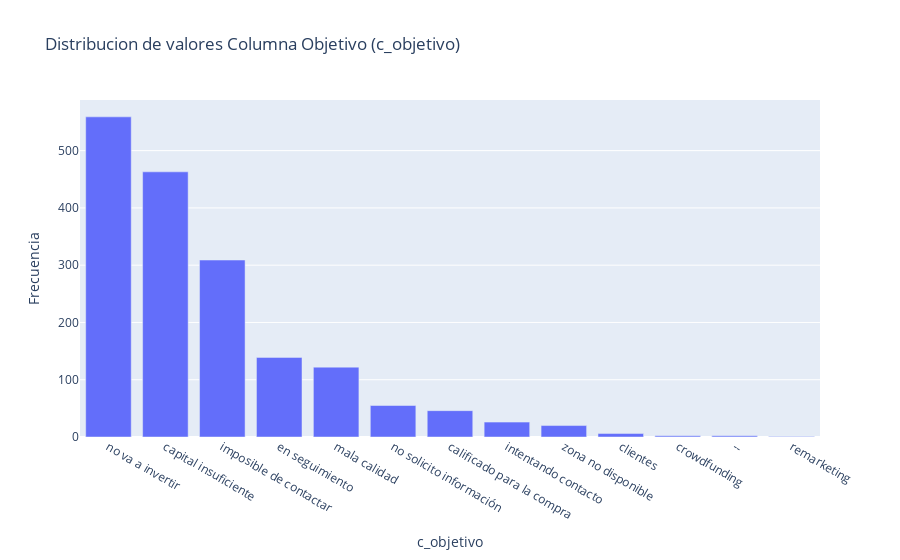

The cell this chart's notebook holds for it:
### Markdown cell above
*  Debido a que una cantidad mayor de clases en la columna objetivo puede requerir mayor dificultad al entrenar cualquier modelo y sobre todo una gran cantidad de datos
*  La columna objetivo sera de clase binaria, agrupadas de la siguiente manera:
*  Primero, contamos la cantidad de valores únicos en columna 'ELEAD'

### Code cell
eleadcount = df['c_objetivo'].value_counts().head(20)
import plotly.graph_objects as go
import plotly.express as px
fig_bar = px.bar(x=eleadcount.index, y=eleadcount, labels={'x': 'c_objetivo', 'y': 'Frecuencia'}, title='Distribucion de valores Columna Objetivo (c_objetivo)')
fig_bar.show()

### Figure 1 — Plotly figure (JSON) as saved in the notebook; plotly's stock layout.template omitted (floating-point values rounded to 4 significant figures)
{"data": [{"alignmentgroup": "True", "hovertemplate": "c_objetivo=%{x}<br>Frecuencia=%{y}<extra></extra>", "legendgroup": "", "marker": {"color": "#636efa", "pattern": {"shape": ""}}, "name": "", "offsetgroup": "", "orientation": "v", "showlegend": false, "textposition": "auto", "type": "bar", "x": ["no va a invertir", "capital insuficiente", "imposible de contactar", "en seguimiento", "mala calidad", "no solicito información", "calificado para la compra", "intentando contacto", "zona no disponible", "clientes", "crowdfunding", "--", "remarketing"], "xaxis": "x", "y": [559, 463, 309, 139, 122, 55, 46, 26, 20, 6, 2, 2, 1], "yaxis": "y"}], "layout": {"barmode": "relative", "legend": {"tracegroupgap": 0}, "title": {"text": "Distribucion de valores Columna Objetivo (c_objetivo)"}, "xaxis": {"anchor": "y", "domain": [0, 1], "title": {"text": "c_objetivo"}}, "yaxis": {"anchor": "x", "domain": [0, 1], "title": {"text": "Frecuencia"}}}}
